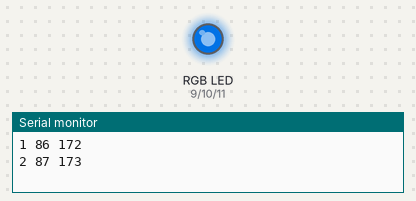
Bench run of a sketch on a simulated Arduino Uno, built with avr-gcc and run on an emulated ATmega328P. On the bench: an RGB LED mixed from three pins (HIGH = lit), the last lines printed to the serial monitor. Dim RGB values are drawn brighter than linear.

Above: at 0.05 s.
At 1.95 s:
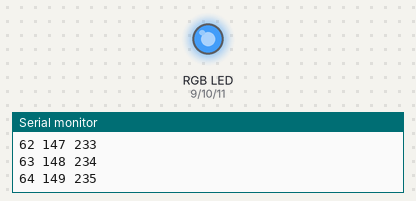
At 3.9 s:
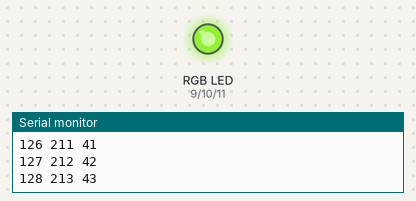
At 5.85 s:
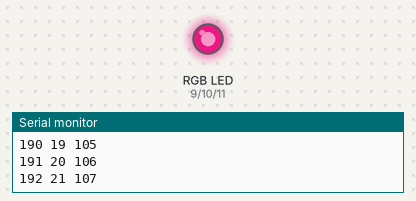
At 7.8 s:
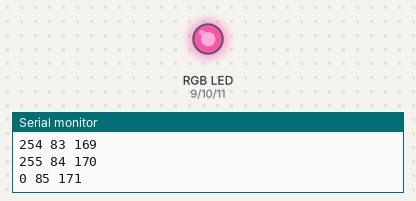
Timing chart, 0 to 10.1 s (numbered marks = the images above):
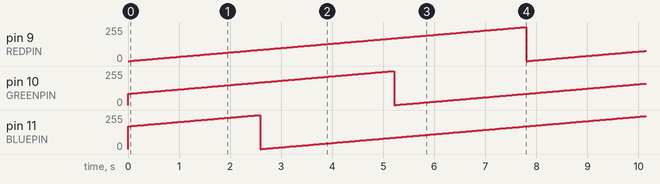

The sketch:

output_pwm.ino
```cpp
#define REDPIN    9
#define GREENPIN  10
#define BLUEPIN   11
void setup() {
  Serial.begin(115200);
  pinMode(REDPIN, OUTPUT);
  pinMode(GREENPIN, OUTPUT);
  pinMode(BLUEPIN, OUTPUT);
}
bool flagr = 1;
byte r = 0;
bool flagg = 1;
byte g = 85;
bool flagb = 1;
byte b = 171;
void loop() {
  analogWrite(REDPIN, r);
  analogWrite(GREENPIN, g);
  analogWrite(BLUEPIN, b);
  r++;
  g++;
  b++;
  Serial.print(r);
  Serial.print(" ");
  Serial.print(g);
  Serial.print(" ");
  Serial.println(b);
  delay(30);


}
```

Measured:
- by itself, pin 9 (REDPIN), pin 10 (GREENPIN), pin 11 (BLUEPIN): ramps from 0/255 to 255/255 and jumps back, once every 7.8 s
